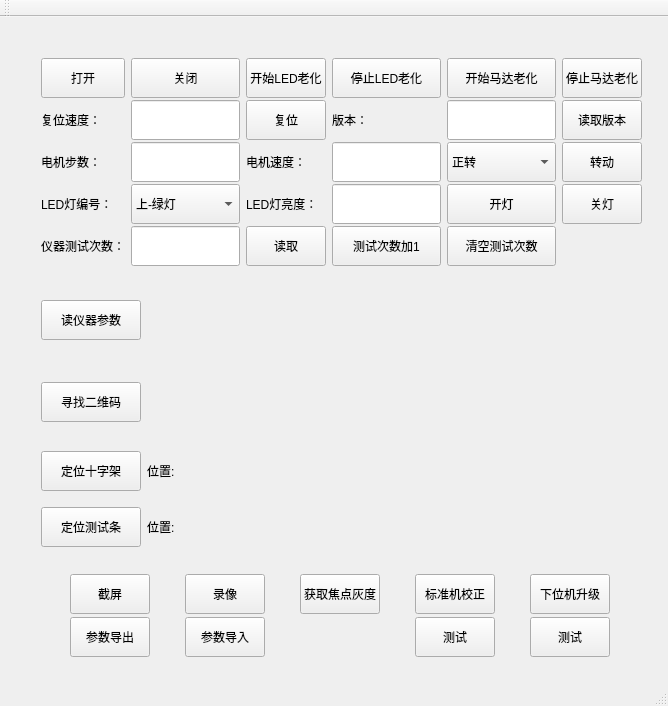
<?xml version="1.0" encoding="UTF-8"?>
<ui version="4.0">
 <class>AdjustLight</class>
 <widget class="QMainWindow" name="AdjustLight">
  <property name="geometry">
   <rect>
    <x>0</x>
    <y>0</y>
    <width>668</width>
    <height>706</height>
   </rect>
  </property>
  <property name="windowTitle">
   <string>AdjustLight</string>
  </property>
  <widget class="QWidget" name="centralWidget">
   <widget class="QWidget" name="gridLayoutWidget_2">
    <property name="geometry">
     <rect>
      <x>30</x>
      <y>30</y>
      <width>623</width>
      <height>226</height>
     </rect>
    </property>
    <layout class="QGridLayout" name="gridLayout_2">
     <item row="2" column="0">
      <widget class="QLabel" name="motorStepLabel">
       <property name="minimumSize">
        <size>
         <width>0</width>
         <height>40</height>
        </size>
       </property>
       <property name="layoutDirection">
        <enum>Qt::RightToLeft</enum>
       </property>
       <property name="text">
        <string>电机步数：</string>
       </property>
      </widget>
     </item>
     <item row="2" column="1">
      <widget class="QLineEdit" name="motorStepLineEdit">
       <property name="minimumSize">
        <size>
         <width>0</width>
         <height>40</height>
        </size>
       </property>
      </widget>
     </item>
     <item row="2" column="3">
      <widget class="QLabel" name="motorSpeedLabel">
       <property name="minimumSize">
        <size>
         <width>0</width>
         <height>40</height>
        </size>
       </property>
       <property name="layoutDirection">
        <enum>Qt::RightToLeft</enum>
       </property>
       <property name="text">
        <string>电机速度：</string>
       </property>
      </widget>
     </item>
     <item row="2" column="4">
      <widget class="QLineEdit" name="motorSpeedLineEdit">
       <property name="minimumSize">
        <size>
         <width>0</width>
         <height>40</height>
        </size>
       </property>
      </widget>
     </item>
     <item row="0" column="5">
      <widget class="QPushButton" name="startMotorAgingTestButton">
       <property name="minimumSize">
        <size>
         <width>0</width>
         <height>40</height>
        </size>
       </property>
       <property name="text">
        <string>开始马达老化</string>
       </property>
      </widget>
     </item>
     <item row="0" column="3">
      <widget class="QPushButton" name="startLedAgingTestButton">
       <property name="minimumSize">
        <size>
         <width>0</width>
         <height>40</height>
        </size>
       </property>
       <property name="text">
        <string>开始LED老化</string>
       </property>
      </widget>
     </item>
     <item row="0" column="4">
      <widget class="QPushButton" name="stopLedAgingTestButton">
       <property name="minimumSize">
        <size>
         <width>0</width>
         <height>40</height>
        </size>
       </property>
       <property name="text">
        <string>停止LED老化</string>
       </property>
      </widget>
     </item>
     <item row="0" column="6">
      <widget class="QPushButton" name="stopMotorAgingTestButton">
       <property name="minimumSize">
        <size>
         <width>0</width>
         <height>40</height>
        </size>
       </property>
       <property name="text">
        <string>停止马达老化</string>
       </property>
      </widget>
     </item>
     <item row="1" column="4">
      <widget class="QLabel" name="versionLabel">
       <property name="minimumSize">
        <size>
         <width>0</width>
         <height>40</height>
        </size>
       </property>
       <property name="layoutDirection">
        <enum>Qt::RightToLeft</enum>
       </property>
       <property name="text">
        <string>版本：</string>
       </property>
      </widget>
     </item>
     <item row="1" column="6">
      <widget class="QPushButton" name="readVersionButton">
       <property name="minimumSize">
        <size>
         <width>0</width>
         <height>40</height>
        </size>
       </property>
       <property name="text">
        <string>读取版本</string>
       </property>
      </widget>
     </item>
     <item row="1" column="5">
      <widget class="QLineEdit" name="versionLineEdit">
       <property name="minimumSize">
        <size>
         <width>0</width>
         <height>40</height>
        </size>
       </property>
      </widget>
     </item>
     <item row="2" column="6">
      <widget class="QPushButton" name="motorRotateButton">
       <property name="minimumSize">
        <size>
         <width>0</width>
         <height>40</height>
        </size>
       </property>
       <property name="text">
        <string>转动</string>
       </property>
      </widget>
     </item>
     <item row="2" column="5">
      <widget class="QComboBox" name="directionComboBox">
       <property name="minimumSize">
        <size>
         <width>0</width>
         <height>40</height>
        </size>
       </property>
       <item>
        <property name="text">
         <string>正转</string>
        </property>
       </item>
       <item>
        <property name="text">
         <string>反转</string>
        </property>
       </item>
      </widget>
     </item>
     <item row="3" column="0">
      <widget class="QLabel" name="ledIndexLabel">
       <property name="minimumSize">
        <size>
         <width>0</width>
         <height>40</height>
        </size>
       </property>
       <property name="layoutDirection">
        <enum>Qt::RightToLeft</enum>
       </property>
       <property name="text">
        <string>LED灯编号：</string>
       </property>
      </widget>
     </item>
     <item row="1" column="3">
      <widget class="QPushButton" name="motorResetButton">
       <property name="minimumSize">
        <size>
         <width>0</width>
         <height>40</height>
        </size>
       </property>
       <property name="text">
        <string>复位</string>
       </property>
      </widget>
     </item>
     <item row="0" column="0">
      <widget class="QPushButton" name="openButton">
       <property name="minimumSize">
        <size>
         <width>0</width>
         <height>40</height>
        </size>
       </property>
       <property name="text">
        <string>打开</string>
       </property>
      </widget>
     </item>
     <item row="0" column="1">
      <widget class="QPushButton" name="closeButton">
       <property name="minimumSize">
        <size>
         <width>0</width>
         <height>40</height>
        </size>
       </property>
       <property name="text">
        <string>关闭</string>
       </property>
      </widget>
     </item>
     <item row="3" column="4">
      <widget class="QLineEdit" name="ledLightLineEdit">
       <property name="minimumSize">
        <size>
         <width>0</width>
         <height>40</height>
        </size>
       </property>
      </widget>
     </item>
     <item row="1" column="0" alignment="Qt::AlignRight">
      <widget class="QLabel" name="resetSpeedLabel">
       <property name="minimumSize">
        <size>
         <width>0</width>
         <height>40</height>
        </size>
       </property>
       <property name="layoutDirection">
        <enum>Qt::RightToLeft</enum>
       </property>
       <property name="text">
        <string>复位速度：</string>
       </property>
      </widget>
     </item>
     <item row="1" column="1">
      <widget class="QLineEdit" name="resetSpeedLineEdit">
       <property name="minimumSize">
        <size>
         <width>0</width>
         <height>40</height>
        </size>
       </property>
      </widget>
     </item>
     <item row="3" column="3">
      <widget class="QLabel" name="ledLightLabel">
       <property name="minimumSize">
        <size>
         <width>0</width>
         <height>40</height>
        </size>
       </property>
       <property name="layoutDirection">
        <enum>Qt::RightToLeft</enum>
       </property>
       <property name="text">
        <string>LED灯亮度：</string>
       </property>
      </widget>
     </item>
     <item row="3" column="5">
      <widget class="QPushButton" name="openLEDButton">
       <property name="minimumSize">
        <size>
         <width>0</width>
         <height>40</height>
        </size>
       </property>
       <property name="text">
        <string>开灯</string>
       </property>
      </widget>
     </item>
     <item row="3" column="1">
      <widget class="QComboBox" name="ledIndexComboBox">
       <property name="minimumSize">
        <size>
         <width>0</width>
         <height>40</height>
        </size>
       </property>
       <item>
        <property name="text">
         <string>上-绿灯</string>
        </property>
       </item>
       <item>
        <property name="text">
         <string>上-白灯</string>
        </property>
       </item>
       <item>
        <property name="text">
         <string>下-绿灯</string>
        </property>
       </item>
       <item>
        <property name="text">
         <string>下-白灯</string>
        </property>
       </item>
      </widget>
     </item>
     <item row="3" column="6">
      <widget class="QPushButton" name="closeLEDButton">
       <property name="minimumSize">
        <size>
         <width>0</width>
         <height>40</height>
        </size>
       </property>
       <property name="text">
        <string>关灯</string>
       </property>
      </widget>
     </item>
     <item row="4" column="0">
      <widget class="QLabel" name="testCountLabel">
       <property name="minimumSize">
        <size>
         <width>0</width>
         <height>40</height>
        </size>
       </property>
       <property name="layoutDirection">
        <enum>Qt::RightToLeft</enum>
       </property>
       <property name="text">
        <string>仪器测试次数：</string>
       </property>
      </widget>
     </item>
     <item row="4" column="1">
      <widget class="QLineEdit" name="testCountLineEdit">
       <property name="minimumSize">
        <size>
         <width>0</width>
         <height>40</height>
        </size>
       </property>
      </widget>
     </item>
     <item row="4" column="3">
      <widget class="QPushButton" name="readTestCountButton">
       <property name="minimumSize">
        <size>
         <width>0</width>
         <height>40</height>
        </size>
       </property>
       <property name="text">
        <string>读取</string>
       </property>
      </widget>
     </item>
     <item row="4" column="4">
      <widget class="QPushButton" name="addTestCountButton">
       <property name="minimumSize">
        <size>
         <width>0</width>
         <height>40</height>
        </size>
       </property>
       <property name="text">
        <string>测试次数加1</string>
       </property>
      </widget>
     </item>
     <item row="4" column="5">
      <widget class="QPushButton" name="clearTestCountButton">
       <property name="minimumSize">
        <size>
         <width>0</width>
         <height>40</height>
        </size>
       </property>
       <property name="text">
        <string>清空测试次数</string>
       </property>
      </widget>
     </item>
    </layout>
   </widget>
   <widget class="QWidget" name="gridLayoutWidget">
    <property name="geometry">
     <rect>
      <x>30</x>
      <y>255</y>
      <width>621</width>
      <height>291</height>
     </rect>
    </property>
    <layout class="QGridLayout" name="gridLayout">
     <item row="4" column="1">
      <widget class="QLabel" name="testBarRectLabel">
       <property name="minimumSize">
        <size>
         <width>0</width>
         <height>50</height>
        </size>
       </property>
       <property name="text">
        <string>位置:</string>
       </property>
      </widget>
     </item>
     <item row="3" column="1">
      <widget class="QLabel" name="crossInfoLabel">
       <property name="minimumSize">
        <size>
         <width>0</width>
         <height>50</height>
        </size>
       </property>
       <property name="text">
        <string>位置:</string>
       </property>
      </widget>
     </item>
     <item row="3" column="0">
      <widget class="QPushButton" name="locateCrossButton">
       <property name="minimumSize">
        <size>
         <width>0</width>
         <height>40</height>
        </size>
       </property>
       <property name="text">
        <string>定位十字架</string>
       </property>
      </widget>
     </item>
     <item row="2" column="1">
      <widget class="QLabel" name="label_qrcode">
       <property name="sizePolicy">
        <sizepolicy hsizetype="Preferred" vsizetype="Minimum">
         <horstretch>0</horstretch>
         <verstretch>0</verstretch>
        </sizepolicy>
       </property>
       <property name="minimumSize">
        <size>
         <width>0</width>
         <height>80</height>
        </size>
       </property>
       <property name="maximumSize">
        <size>
         <width>16777215</width>
         <height>80</height>
        </size>
       </property>
       <property name="text">
        <string/>
       </property>
      </widget>
     </item>
     <item row="2" column="0">
      <widget class="QPushButton" name="pushButton">
       <property name="minimumSize">
        <size>
         <width>0</width>
         <height>40</height>
        </size>
       </property>
       <property name="maximumSize">
        <size>
         <width>100</width>
         <height>16777215</height>
        </size>
       </property>
       <property name="text">
        <string>寻找二维码</string>
       </property>
      </widget>
     </item>
     <item row="4" column="0">
      <widget class="QPushButton" name="locateTestBarButton">
       <property name="minimumSize">
        <size>
         <width>0</width>
         <height>40</height>
        </size>
       </property>
       <property name="text">
        <string>定位测试条</string>
       </property>
      </widget>
     </item>
     <item row="1" column="0">
      <widget class="QPushButton" name="readParamsButton">
       <property name="minimumSize">
        <size>
         <width>0</width>
         <height>40</height>
        </size>
       </property>
       <property name="maximumSize">
        <size>
         <width>100</width>
         <height>16777215</height>
        </size>
       </property>
       <property name="text">
        <string>读仪器参数</string>
       </property>
      </widget>
     </item>
     <item row="1" column="1">
      <widget class="QLabel" name="qParamsLabel">
       <property name="sizePolicy">
        <sizepolicy hsizetype="Preferred" vsizetype="Minimum">
         <horstretch>0</horstretch>
         <verstretch>0</verstretch>
        </sizepolicy>
       </property>
       <property name="minimumSize">
        <size>
         <width>0</width>
         <height>80</height>
        </size>
       </property>
       <property name="maximumSize">
        <size>
         <width>16777215</width>
         <height>80</height>
        </size>
       </property>
       <property name="text">
        <string/>
       </property>
      </widget>
     </item>
    </layout>
   </widget>
   <widget class="QWidget" name="gridLayoutWidget_3">
    <property name="geometry">
     <rect>
      <x>30</x>
      <y>546</y>
      <width>621</width>
      <height>101</height>
     </rect>
    </property>
    <layout class="QGridLayout" name="gridLayout_3">
     <item row="1" column="0">
      <widget class="QPushButton" name="pushButton_Export">
       <property name="minimumSize">
        <size>
         <width>80</width>
         <height>40</height>
        </size>
       </property>
       <property name="text">
        <string>参数导出</string>
       </property>
      </widget>
     </item>
     <item row="0" column="1">
      <widget class="QPushButton" name="pushButton_getvideo">
       <property name="sizePolicy">
        <sizepolicy hsizetype="Maximum" vsizetype="Minimum">
         <horstretch>0</horstretch>
         <verstretch>0</verstretch>
        </sizepolicy>
       </property>
       <property name="minimumSize">
        <size>
         <width>80</width>
         <height>40</height>
        </size>
       </property>
       <property name="text">
        <string>录像</string>
       </property>
      </widget>
     </item>
     <item row="0" column="2">
      <widget class="QPushButton" name="pushButton_getGray">
       <property name="sizePolicy">
        <sizepolicy hsizetype="Maximum" vsizetype="Fixed">
         <horstretch>0</horstretch>
         <verstretch>0</verstretch>
        </sizepolicy>
       </property>
       <property name="minimumSize">
        <size>
         <width>0</width>
         <height>40</height>
        </size>
       </property>
       <property name="text">
        <string>获取焦点灰度</string>
       </property>
      </widget>
     </item>
     <item row="0" column="0">
      <widget class="QPushButton" name="pushButton_capture">
       <property name="sizePolicy">
        <sizepolicy hsizetype="Maximum" vsizetype="Fixed">
         <horstretch>0</horstretch>
         <verstretch>0</verstretch>
        </sizepolicy>
       </property>
       <property name="minimumSize">
        <size>
         <width>80</width>
         <height>40</height>
        </size>
       </property>
       <property name="text">
        <string>截屏</string>
       </property>
      </widget>
     </item>
     <item row="0" column="4">
      <widget class="QPushButton" name="pUpgradeButton">
       <property name="sizePolicy">
        <sizepolicy hsizetype="Maximum" vsizetype="Fixed">
         <horstretch>0</horstretch>
         <verstretch>0</verstretch>
        </sizepolicy>
       </property>
       <property name="minimumSize">
        <size>
         <width>0</width>
         <height>40</height>
        </size>
       </property>
       <property name="text">
        <string>下位机升级</string>
       </property>
      </widget>
     </item>
     <item row="0" column="3">
      <widget class="QPushButton" name="pushButton_StandardMachineCalibrate">
       <property name="sizePolicy">
        <sizepolicy hsizetype="Maximum" vsizetype="Fixed">
         <horstretch>0</horstretch>
         <verstretch>0</verstretch>
        </sizepolicy>
       </property>
       <property name="minimumSize">
        <size>
         <width>0</width>
         <height>40</height>
        </size>
       </property>
       <property name="text">
        <string>标准机校正</string>
       </property>
      </widget>
     </item>
     <item row="1" column="1">
      <widget class="QPushButton" name="pushButton_Import">
       <property name="minimumSize">
        <size>
         <width>80</width>
         <height>40</height>
        </size>
       </property>
       <property name="text">
        <string>参数导入</string>
       </property>
      </widget>
     </item>
     <item row="1" column="4">
      <widget class="QPushButton" name="pushButton_test">
       <property name="sizePolicy">
        <sizepolicy hsizetype="Maximum" vsizetype="Fixed">
         <horstretch>0</horstretch>
         <verstretch>0</verstretch>
        </sizepolicy>
       </property>
       <property name="minimumSize">
        <size>
         <width>0</width>
         <height>40</height>
        </size>
       </property>
       <property name="text">
        <string>测试</string>
       </property>
      </widget>
     </item>
     <item row="1" column="3">
      <widget class="QPushButton" name="pushButton_test_2">
       <property name="sizePolicy">
        <sizepolicy hsizetype="Maximum" vsizetype="Fixed">
         <horstretch>0</horstretch>
         <verstretch>0</verstretch>
        </sizepolicy>
       </property>
       <property name="minimumSize">
        <size>
         <width>0</width>
         <height>40</height>
        </size>
       </property>
       <property name="text">
        <string>测试</string>
       </property>
      </widget>
     </item>
    </layout>
   </widget>
  </widget>
  <widget class="QMenuBar" name="menuBar">
   <property name="geometry">
    <rect>
     <x>0</x>
     <y>0</y>
     <width>668</width>
     <height>23</height>
    </rect>
   </property>
  </widget>
  <widget class="QToolBar" name="mainToolBar">
   <attribute name="toolBarArea">
    <enum>TopToolBarArea</enum>
   </attribute>
   <attribute name="toolBarBreak">
    <bool>false</bool>
   </attribute>
  </widget>
  <widget class="QStatusBar" name="statusBar"/>
 </widget>
 <layoutdefault spacing="6" margin="11"/>
 <resources/>
 <connections/>
</ui>
